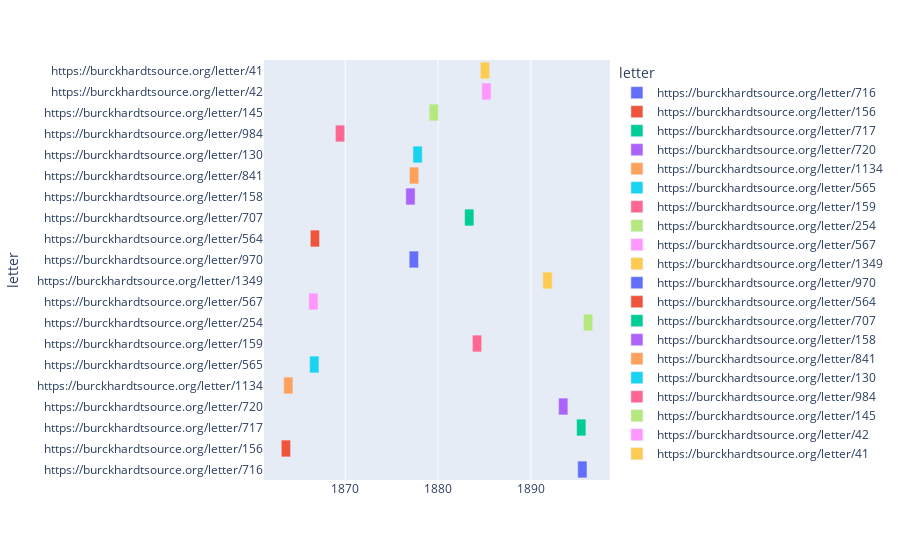

Notebook code cell kept with this figure:
### Code cell
sparql_query = """
PREFIX rdfs: <http://www.w3.org/2000/01/rdf-schema#>
PREFIX crm: <http://www.cidoc-crm.org/cidoc-crm/>
SELECT ?letter ?label ?time WHERE {
  
  ?production crm:P7_took_place_at ?place ;
               crm:P108_has_produced ?letter ;
               crm:P4_has_time-span ?timespan .
               
  ?timespan crm:P81a_end_of_the_begin ?time .
  
  ?letter rdfs:label ?label .
  
}
LIMIT 20
"""
sparql_service_url = "http://localhost:3030/BUR/sparql"
chart = vkg(sparql_query=sparql_query, sparql_service_url=sparql_service_url, chart="timeline")
chart.plot()

### Figure 1 — Plotly figure (JSON) as saved in the notebook; plotly's stock layout.template omitted (floating-point values rounded to 4 significant figures)
{"data": [{"alignmentgroup": "True", "base": ["1895-01-20T00:00:00"], "hovertemplate": "letter=%{y}<br>time=%{base}<extra></extra>", "legendgroup": "https://burckhardtsource.org/letter/716", "marker": {"color": "#636efa"}, "name": "https://burckhardtsource.org/letter/716", "offsetgroup": "https://burckhardtsource.org/letter/716", "orientation": "h", "showlegend": true, "textposition": "auto", "type": "bar", "x": [31536000000], "xaxis": "x", "y": ["https://burckhardtsource.org/letter/716"], "yaxis": "y"}, {"alignmentgroup": "True", "base": ["1863-02-11T00:00:00"], "hovertemplate": "letter=%{y}<br>time=%{base}<extra></extra>", "legendgroup": "https://burckhardtsource.org/letter/156", "marker": {"color": "#EF553B"}, "name": "https://burckhardtsource.org/letter/156", "offsetgroup": "https://burckhardtsource.org/letter/156", "orientation": "h", "showlegend": true, "textposition": "auto", "type": "bar", "x": [31536000000], "xaxis": "x", "y": ["https://burckhardtsource.org/letter/156"], "yaxis": "y"}, {"alignmentgroup": "True", "base": ["1894-12-08T00:00:00"], "hovertemplate": "letter=%{y}<br>time=%{base}<extra></extra>", "legendgroup": "https://burckhardtsource.org/letter/717", "marker": {"color": "#00cc96"}, "name": "https://burckhardtsource.org/letter/717", "offsetgroup": "https://burckhardtsource.org/letter/717", "orientation": "h", "showlegend": true, "textposition": "auto", "type": "bar", "x": [31536000000], "xaxis": "x", "y": ["https://burckhardtsource.org/letter/717"], "yaxis": "y"}, {"alignmentgroup": "True", "base": ["1892-12-29T00:00:00"], "hovertemplate": "letter=%{y}<br>time=%{base}<extra></extra>", "legendgroup": "https://burckhardtsource.org/letter/720", "marker": {"color": "#ab63fa"}, "name": "https://burckhardtsource.org/letter/720", "offsetgroup": "https://burckhardtsource.org/letter/720", "orientation": "h", "showlegend": true, "textposition": "auto", "type": "bar", "x": [31536000000], "xaxis": "x", "y": ["https://burckhardtsource.org/letter/720"], "yaxis": "y"}, {"alignmentgroup": "True", "base": ["1863-05-15T00:00:00"], "hovertemplate": "letter=%{y}<br>time=%{base}<extra></extra>", "legendgroup": "https://burckhardtsource.org/letter/1134", "marker": {"color": "#FFA15A"}, "name": "https://burckhardtsource.org/letter/1134", "offsetgroup": "https://burckhardtsource.org/letter/1134", "orientation": "h", "showlegend": true, "textposition": "auto", "type": "bar", "x": [31536000000], "xaxis": "x", "y": ["https://burckhardtsource.org/letter/1134"], "yaxis": "y"}, {"alignmentgroup": "True", "base": ["1866-03-04T00:00:00"], "hovertemplate": "letter=%{y}<br>time=%{base}<extra></extra>", "legendgroup": "https://burckhardtsource.org/letter/565", "marker": {"color": "#19d3f3"}, "name": "https://burckhardtsource.org/letter/565", "offsetgroup": "https://burckhardtsource.org/letter/565", "orientation": "h", "showlegend": true, "textposition": "auto", "type": "bar", "x": [31536000000], "xaxis": "x", "y": ["https://burckhardtsource.org/letter/565"], "yaxis": "y"}, {"alignmentgroup": "True", "base": ["1883-09-15T00:00:00"], "hovertemplate": "letter=%{y}<br>time=%{base}<extra></extra>", "legendgroup": "https://burckhardtsource.org/letter/159", "marker": {"color": "#FF6692"}, "name": "https://burckhardtsource.org/letter/159", "offsetgroup": "https://burckhardtsource.org/letter/159", "orientation": "h", "showlegend": true, "textposition": "auto", "type": "bar", "x": [31536000000], "xaxis": "x", "y": ["https://burckhardtsource.org/letter/159"], "yaxis": "y"}, {"alignmentgroup": "True", "base": ["1895-09-02T00:00:00"], "hovertemplate": "letter=%{y}<br>time=%{base}<extra></extra>", "legendgroup": "https://burckhardtsource.org/letter/254", "marker": {"color": "#B6E880"}, "name": "https://burckhardtsource.org/letter/254", "offsetgroup": "https://burckhardtsource.org/letter/254", "orientation": "h", "showlegend": true, "textposition": "auto", "type": "bar", "x": [31536000000], "xaxis": "x", "y": ["https://burckhardtsource.org/letter/254"], "yaxis": "y"}, {"alignmentgroup": "True", "base": ["1866-01-27T00:00:00"], "hovertemplate": "letter=%{y}<br>time=%{base}<extra></extra>", "legendgroup": "https://burckhardtsource.org/letter/567", "marker": {"color": "#FF97FF"}, "name": "https://burckhardtsource.org/letter/567", "offsetgroup": "https://burckhardtsource.org/letter/567", "orientation": "h", "showlegend": true, "textposition": "auto", "type": "bar", "x": [31536000000], "xaxis": "x", "y": ["https://burckhardtsource.org/letter/567"], "yaxis": "y"}, {"alignmentgroup": "True", "base": ["1891-04-20T00:00:00"], "hovertemplate": "letter=%{y}<br>time=%{base}<extra></extra>", "legendgroup": "https://burckhardtsource.org/letter/1349", "marker": {"color": "#FECB52"}, "name": "https://burckhardtsource.org/letter/1349", "offsetgroup": "https://burckhardtsource.org/letter/1349", "orientation": "h", "showlegend": true, "textposition": "auto", "type": "bar", "x": [31536000000], "xaxis": "x", "y": ["https://burckhardtsource.org/letter/1349"], "yaxis": "y"}, {"alignmentgroup": "True", "base": ["1876-11-23T00:00:00"], "hovertemplate": "letter=%{y}<br>time=%{base}<extra></extra>", "legendgroup": "https://burckhardtsource.org/letter/970", "marker": {"color": "#636efa"}, "name": "https://burckhardtsource.org/letter/970", "offsetgroup": "https://burckhardtsource.org/letter/970", "orientation": "h", "showlegend": true, "textposition": "auto", "type": "bar", "x": [31536000000], "xaxis": "x", "y": ["https://burckhardtsource.org/letter/970"], "yaxis": "y"}, {"alignmentgroup": "True", "base": ["1866-03-28T00:00:00"], "hovertemplate": "letter=%{y}<br>time=%{base}<extra></extra>", "legendgroup": "https://burckhardtsource.org/letter/564", "marker": {"color": "#EF553B"}, "name": "https://burckhardtsource.org/letter/564", "offsetgroup": "https://burckhardtsource.org/letter/564", "orientation": "h", "showlegend": true, "textposition": "auto", "type": "bar", "x": [31536000000], "xaxis": "x", "y": ["https://burckhardtsource.org/letter/564"], "yaxis": "y"}, {"alignmentgroup": "True", "base": ["1882-11-14T00:00:00"], "hovertemplate": "letter=%{y}<br>time=%{base}<extra></extra>", "legendgroup": "https://burckhardtsource.org/letter/707", "marker": {"color": "#00cc96"}, "name": "https://burckhardtsource.org/letter/707", "offsetgroup": "https://burckhardtsource.org/letter/707", "orientation": "h", "showlegend": true, "textposition": "auto", "type": "bar", "x": [31536000000], "xaxis": "x", "y": ["https://burckhardtsource.org/letter/707"], "yaxis": "y"}, {"alignmentgroup": "True", "base": ["1876-07-13T00:00:00"], "hovertemplate": "letter=%{y}<br>time=%{base}<extra></extra>", "legendgroup": "https://burckhardtsource.org/letter/158", "marker": {"color": "#ab63fa"}, "name": "https://burckhardtsource.org/letter/158", "offsetgroup": "https://burckhardtsource.org/letter/158", "orientation": "h", "showlegend": true, "textposition": "auto", "type": "bar", "x": [31536000000], "xaxis": "x", "y": ["https://burckhardtsource.org/letter/158"], "yaxis": "y"}, {"alignmentgroup": "True", "base": ["1876-12-04T00:00:00"], "hovertemplate": "letter=%{y}<br>time=%{base}<extra></extra>", "legendgroup": "https://burckhardtsource.org/letter/841", "marker": {"color": "#FFA15A"}, "name": "https://burckhardtsource.org/letter/841", "offsetgroup": "https://burckhardtsource.org/letter/841", "orientation": "h", "showlegend": true, "textposition": "auto", "type": "bar", "x": [31536000000], "xaxis": "x", "y": ["https://burckhardtsource.org/letter/841"], "yaxis": "y"}, {"alignmentgroup": "True", "base": ["1877-04-19T00:00:00"], "hovertemplate": "letter=%{y}<br>time=%{base}<extra></extra>", "legendgroup": "https://burckhardtsource.org/letter/130", "marker": {"color": "#19d3f3"}, "name": "https://burckhardtsource.org/letter/130", "offsetgroup": "https://burckhardtsource.org/letter/130", "orientation": "h", "showlegend": true, "textposition": "auto", "type": "bar", "x": [31536000000], "xaxis": "x", "y": ["https://burckhardtsource.org/letter/130"], "yaxis": "y"}, {"alignmentgroup": "True", "base": ["1868-12-11T00:00:00"], "hovertemplate": "letter=%{y}<br>time=%{base}<extra></extra>", "legendgroup": "https://burckhardtsource.org/letter/984", "marker": {"color": "#FF6692"}, "name": "https://burckhardtsource.org/letter/984", "offsetgroup": "https://burckhardtsource.org/letter/984", "orientation": "h", "showlegend": true, "textposition": "auto", "type": "bar", "x": [31536000000], "xaxis": "x", "y": ["https://burckhardtsource.org/letter/984"], "yaxis": "y"}, {"alignmentgroup": "True", "base": ["1879-01-15T00:00:00"], "hovertemplate": "letter=%{y}<br>time=%{base}<extra></extra>", "legendgroup": "https://burckhardtsource.org/letter/145", "marker": {"color": "#B6E880"}, "name": "https://burckhardtsource.org/letter/145", "offsetgroup": "https://burckhardtsource.org/letter/145", "orientation": "h", "showlegend": true, "textposition": "auto", "type": "bar", "x": [31536000000], "xaxis": "x", "y": ["https://burckhardtsource.org/letter/145"], "yaxis": "y"}, {"alignmentgroup": "True", "base": ["1884-09-19T00:00:00"], "hovertemplate": "letter=%{y}<br>time=%{base}<extra></extra>", "legendgroup": "https://burckhardtsource.org/letter/42", "marker": {"color": "#FF97FF"}, "name": "https://burckhardtsource.org/letter/42", "offsetgroup": "https://burckhardtsource.org/letter/42", "orientation": "h", "showlegend": true, "textposition": "auto", "type": "bar", "x": [31536000000], "xaxis": "x", "y": ["https://burckhardtsource.org/letter/42"], "yaxis": "y"}, {"alignmentgroup": "True", "base": ["1884-07-23T00:00:00"], "hovertemplate": "letter=%{y}<br>time=%{base}<extra></extra>", "legendgroup": "https://burckhardtsource.org/letter/41", "marker": {"color": "#FECB52"}, "name": "https://burckhardtsource.org/letter/41", "offsetgroup": "https://burckhardtsource.org/letter/41", "orientation": "h", "showlegend": true, "textposition": "auto", "type": "bar", "x": [31536000000], "xaxis": "x", "y": ["https://burckhardtsource.org/letter/41"], "yaxis": "y"}], "layout": {"autosize": true, "barmode": "overlay", "legend": {"title": {"text": "letter"}, "tracegroupgap": 0}, "margin": {"t": 60}, "xaxis": {"anchor": "y", "autorange": true, "domain": [0, 1], "range": ["1861-04-01 02:40", "1898-07-13 21:20"], "type": "date"}, "yaxis": {"anchor": "x", "autorange": true, "categoryarray": ["https://burckhardtsource.org/letter/41", "https://burckhardtsource.org/letter/42", "https://burckhardtsource.org/letter/145", "https://burckhardtsource.org/letter/984", "https://burckhardtsource.org/letter/130", "https://burckhardtsource.org/letter/841", "https://burckhardtsource.org/letter/158", "https://burckhardtsource.org/letter/707", "https://burckhardtsource.org/letter/564", "https://burckhardtsource.org/letter/970", "https://burckhardtsource.org/letter/1349", "https://burckhardtsource.org/letter/567", "https://burckhardtsource.org/letter/254", "https://burckhardtsource.org/letter/159", "https://burckhardtsource.org/letter/565", "https://burckhardtsource.org/letter/1134", "https://burckhardtsource.org/letter/720", "https://burckhardtsource.org/letter/717", "https://burckhardtsource.org/letter/156", "https://burckhardtsource.org/letter/716"], "categoryorder": "array", "domain": [0, 1], "range": [19.5, -0.5], "title": {"text": "letter"}, "type": "category"}}}
